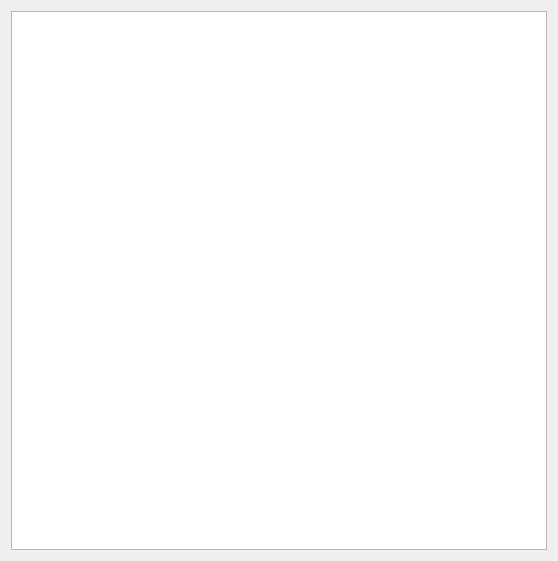
<?xml version="1.0" encoding="UTF-8"?>
<ui version="4.0">
 <class>DataDialog</class>
 <widget class="QDialog" name="DataDialog">
  <property name="geometry">
   <rect>
    <x>0</x>
    <y>0</y>
    <width>558</width>
    <height>561</height>
   </rect>
  </property>
  <property name="windowTitle">
   <string>Dialog</string>
  </property>
  <layout class="QGridLayout" name="gridLayout">
   <item row="0" column="0">
    <widget class="QTableView" name="tableView"/>
   </item>
  </layout>
 </widget>
 <resources/>
 <connections/>
</ui>
